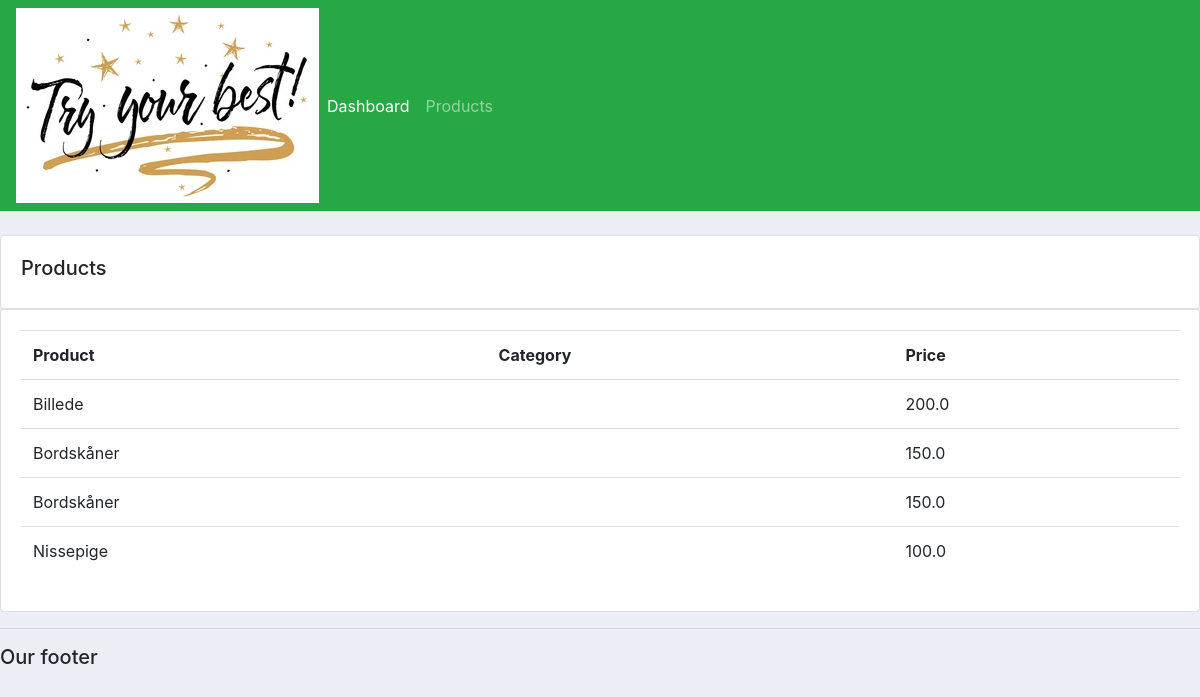
Screenshot of /products/ with the database file from the repository.
### accounts/models.py (models this page shows, shortened)
class Product(models.Model):
		CATEGORY = (
				('Indoor', 'Indoor'),
				('Out Door', 'Out Door'),
				)
		name = models.CharField(max_length=200, null=True)
		price = models.FloatField(null=True)
		category = models.CharField(max_length=200, null=True, choices=CATEGORY)
		description = models.CharField(max_length=200, null=True)
		date_created = models.DateTimeField(auto_now_add=True, null=True)
		tags = models.ManyToManyField(Tag)

### accounts/views.py (the view)
# urls.py: path('products/', views.products, name='products'),
def products(request):
    products = Product.objects.all()
    return render(request, 'accounts/products.html', {'products': products})

### accounts/templates/accounts/products.html
{% extends 'accounts/main.html' %}
{% block content %}
<br>
		<div class="row">
			<div class="col-md">
				<div class="card card-body">
					<h5>Products</h5>
				</div>
				<div class="card card-body">
					<table class="table">
						<tr>
							<th>Product</th>
							<th>Category</th>
							<th>Price</th>
						</tr>
						{% for i in products %}
							<tr>
								<td>{{ i.name }}</td>
								<td>{{ i.categori }}</td>
								<td>{{ i.price }}</td>
							</tr>
						{% endfor %}
					</table>
				</div>
			</div>
		</div>
{% endblock content %}

### static/css/main.css (style rules this page uses)
body { background-color: #ebeff5; }

### rows the page displays
Product: name "Billede", price "200.0"
Product: name "Bordskåner", price "150.0"
Product: name "Bordskåner", price "150.0"
Product: name "Nissepige", price "100.0"
